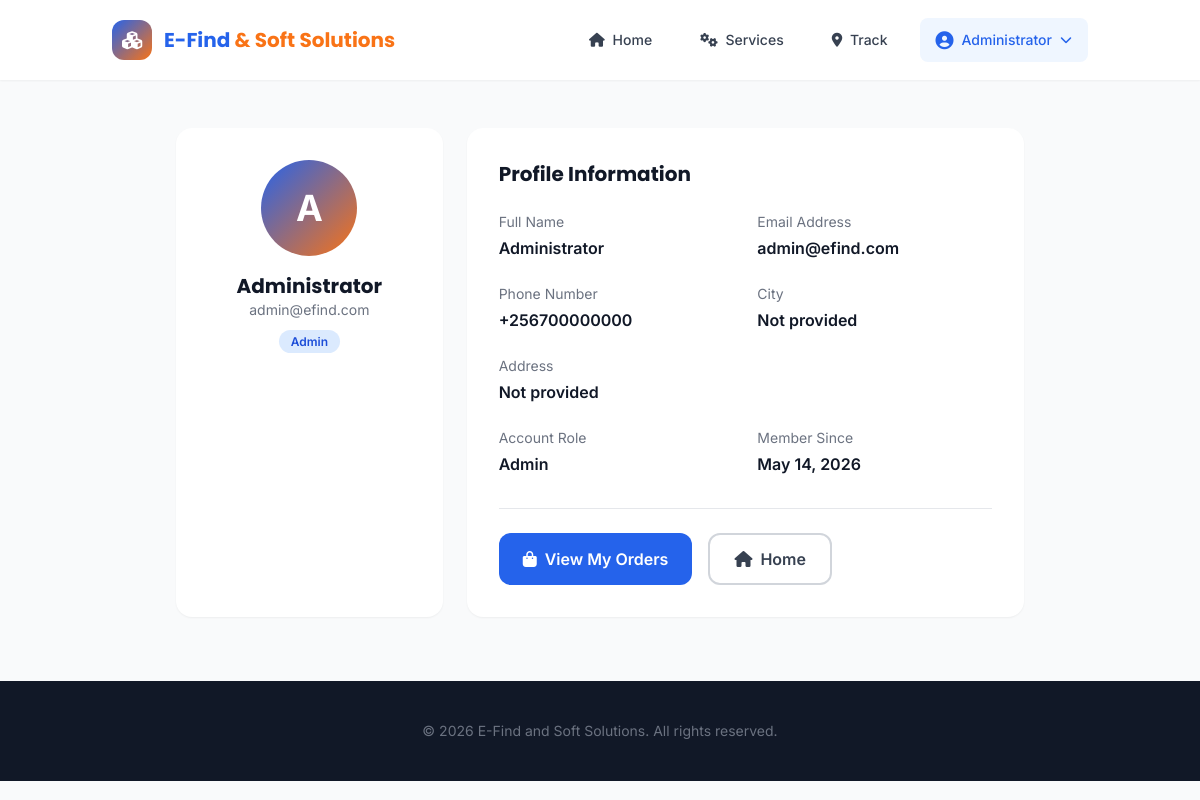
Screenshot of /profile.php (signed in) with the database file from the repository.
### tables this page shows
CREATE TABLE `users` (
  `id` int(11) NOT NULL,
  `name` varchar(255) NOT NULL,
  `email` varchar(255) NOT NULL,
  `password` varchar(255) NOT NULL,
  `phone` varchar(20) DEFAULT NULL,
  `role` enum('customer','admin','delivery') DEFAULT 'customer',
  `avatar` varchar(500) DEFAULT 'default-avatar.png',
  `address` text DEFAULT NULL,
  `city` varchar(100) DEFAULT NULL,
  `is_active` tinyint(1) DEFAULT 1,
  `email_verified_at` timestamp NULL DEFAULT NULL,
  `remember_token` varchar(100) DEFAULT NULL,
  `created_at` timestamp NOT NULL DEFAULT current_timestamp(),
  `updated_at` timestamp NOT NULL DEFAULT current_timestamp() ON UPDATE current_timestamp()
);

### includes/Auth.php (called while the page is built, shortened)
<?php
require_once __DIR__ . '/../config/database.php';
require_once 'Session.php';
class Auth {
    private $db;
    public function __construct() {
        $database = new Database();
        $this->db = $database->getConnection();
    }
    public function getCurrentUser() {
        if (Session::isLoggedIn()) {
            $stmt = $this->db->prepare("SELECT * FROM users WHERE id = ?");
            $stmt->execute([Session::get('user_id')]);
            return $stmt->fetch(PDO::FETCH_ASSOC);
        }
        return null;
    }
}
?>

### config/database.php (called while the page is built, shortened)
<?php
class Database {
    private $host;
    private $db_name;
    private $username;
    private $password;
    private $port;
    public function __construct() {
        $this->host = getenv('MYSQLHOST') ?: getenv('DB_HOST') ?: "localhost";
        $this->db_name = getenv('MYSQLDATABASE') ?: getenv('DB_NAME') ?: "e_find_db";
        $this->username = getenv('MYSQLUSER') ?: getenv('DB_USER') ?: "root";
        $this->password = getenv('MYSQLPASSWORD') !== false ? getenv('MYSQLPASSWORD') : (getenv('DB_PASS') !== false ? getenv('DB_PASS') : "");
        $this->port = getenv('MYSQLPORT') ?: getenv('DB_PORT') ?: "3306";
    }
    public function getConnection() {
        $this->conn = null;
        try {
            $this->conn = new PDO(
                "mysql:host=" . $this->host . ";port=" . $this->port . ";dbname=" . $this->db_name . ";charset=utf8mb4",
                $this->username,
                $this->password,
                array(
                    PDO::ATTR_ERRMODE => PDO::ERRMODE_EXCEPTION,
                    PDO::ATTR_DEFAULT_FETCH_MODE => PDO::FETCH_ASSOC
                )
            );
        } catch(PDOException $exception) {
            die("Database Connection Failed: " . $exception->getMessage());
        }
        return $this->conn;
    }
}
?>

### includes/Session.php (called while the page is built, shortened)
<?php
class Session {
    public static function get($key, $default = null) {
        return isset($_SESSION[$key]) ? $_SESSION[$key] : $default;
    }
    public static function has($key) {
        return isset($_SESSION[$key]);
    }
    public static function isLoggedIn() {
        return self::has('user_id');
    }
}
?>

### profile.php (the view, shortened to what this page needs)
<?php
require_once 'includes/Session.php';
require_once 'includes/Auth.php';
$auth = new Auth();
$user = $auth->getCurrentUser();
?>
<!DOCTYPE html>
<html lang="en" class="scroll-smooth">
<head>
    <script src="https://cdn.tailwindcss.com"></script>
    <link rel="stylesheet" href="https://cdnjs.cloudflare.com/ajax/libs/font-awesome/6.4.0/css/all.min.css">
</head>
<body class="font-inter antialiased bg-gray-50 min-h-screen">
    <nav class="fixed top-0 left-0 right-0 z-50 bg-white/95 backdrop-blur-md shadow-sm">
        <div class="container mx-auto px-6">
            <div class="flex items-center justify-between h-20">
                <a href="index.php" class="flex items-center space-x-3">
                    <div class="w-10 h-10 bg-gradient-to-br from-blue-600 to-orange-500 rounded-xl flex items-center justify-center text-white text-lg"><i class="fas fa-cubes"></i></div>
                    <span class="text-xl font-poppins font-bold"><span class="text-blue-600">E-Find</span><span class="text-orange-500"> & Soft Solutions</span></span>
                </a>
                <div class="hidden lg:flex items-center space-x-4">
                    <a href="index.php" class="px-4 py-2 text-sm font-medium text-gray-700 hover:text-blue-600 rounded-lg hover:bg-gray-50 transition-all"><i class="fas fa-home mr-1"></i> Home</a>
                    <a href="services.php" class="px-4 py-2 text-sm font-medium text-gray-700 hover:text-blue-600 rounded-lg hover:bg-gray-50 transition-all"><i class="fas fa-cogs mr-1"></i> Services</a>
                    <a href="track.php" class="px-4 py-2 text-sm font-medium text-gray-700 hover:text-blue-600 rounded-lg hover:bg-gray-50 transition-all"><i class="fas fa-map-marker-alt mr-1"></i> Track</a>
                    <div class="relative group">
                        <button class="flex items-center space-x-2 px-4 py-2 text-sm font-medium text-blue-600 bg-blue-50 rounded-lg">
                            <i class="fas fa-user-circle text-lg"></i>
                            <span><?php echo htmlspecialchars($user['name']); ?></span>
                            <i class="fas fa-chevron-down text-xs"></i>
                        </button>
                    </div>
                </div>
            </div>
        </div>
    </nav>
    <section class="pt-32 pb-16">
        <div class="container mx-auto px-6 max-w-4xl">
            <div class="grid grid-cols-1 lg:grid-cols-3 gap-6">
                <div class="bg-white rounded-2xl shadow-sm p-8 text-center">
                    <div class="w-24 h-24 bg-gradient-to-br from-blue-600 to-orange-500 rounded-full flex items-center justify-center text-white text-4xl font-bold mx-auto mb-4">
                        <?php echo strtoupper(substr($user['name'], 0, 1)); ?>
                    </div>
                    <h3 class="text-xl font-poppins font-bold text-gray-900"><?php echo htmlspecialchars($user['name']); ?></h3>
                    <p class="text-gray-500 text-sm mb-2"><?php echo htmlspecialchars($user['email']); ?></p>
                    <span class="px-3 py-1 bg-blue-100 text-blue-700 rounded-full text-xs font-semibold"><?php echo ucfirst($user['role']); ?></span>
                </div>
                <div class="lg:col-span-2 bg-white rounded-2xl shadow-sm p-8">
                    <h2 class="text-xl font-poppins font-bold text-gray-900 mb-6">Profile Information</h2>
                    <div class="grid grid-cols-1 md:grid-cols-2 gap-6">
                        <div>
                            <label class="block text-sm text-gray-500 mb-1">Full Name</label>
                            <p class="font-semibold text-gray-900"><?php echo htmlspecialchars($user['name']); ?></p>
                        </div>
                        <div>
                            <label class="block text-sm text-gray-500 mb-1">Email Address</label>
                            <p class="font-semibold text-gray-900"><?php echo htmlspecialchars($user['email']); ?></p>
                        </div>
                        <div>
                            <label class="block text-sm text-gray-500 mb-1">Phone Number</label>
                            <p class="font-semibold text-gray-900"><?php echo htmlspecialchars($user['phone'] ?? 'Not provided'); ?></p>
                        </div>
                        <div>
                            <label class="block text-sm text-gray-500 mb-1">City</label>
                            <p class="font-semibold text-gray-900"><?php echo htmlspecialchars($user['city'] ?? 'Not provided'); ?></p>
                        </div>
                        <div class="md:col-span-2">
                            <label class="block text-sm text-gray-500 mb-1">Address</label>
                            <p class="font-semibold text-gray-900"><?php echo htmlspecialchars($user['address'] ?? 'Not provided'); ?></p>
                        </div>
                        <div>
                            <label class="block text-sm text-gray-500 mb-1">Account Role</label>
                            <p class="font-semibold text-gray-900"><?php echo ucfirst($user['role']); ?></p>
                        </div>
                        <div>
                            <label class="block text-sm text-gray-500 mb-1">Member Since</label>
                            <p class="font-semibold text-gray-900"><?php echo date('M d, Y', strtotime($user['created_at'])); ?></p>
                        </div>
                    </div>
                    <div class="flex gap-4 mt-8 pt-6 border-t">
                        <a href="my-orders.php" class="px-6 py-3 bg-blue-600 text-white font-semibold rounded-xl hover:bg-blue-700 transition-colors inline-flex items-center">
                            <i class="fas fa-shopping-bag mr-2"></i> View My Orders
                        </a>
                        <a href="index.php" class="px-6 py-3 border-2 border-gray-300 text-gray-700 font-semibold rounded-xl hover:border-blue-600 hover:text-blue-600 transition-all inline-flex items-center">
                            <i class="fas fa-home mr-2"></i> Home
                        </a>
                    </div>
                </div>
            </div>
        </div>
    </section>
    <footer class="bg-gray-900 text-gray-300 py-10">
        <div class="container mx-auto px-6 text-center">
            <p class="text-gray-500 text-sm">&copy; <?php echo date('Y'); ?> E-Find and Soft Solutions. All rights reserved.</p>
        </div>
    </footer>
</body>
</html>

### rows the page displays
users: name "Administrator", name "A", email "admin@efind.com", role "Admin", phone "+256700000000", city "Not provided", address "Not provided", created_at "May 14, 2026"
